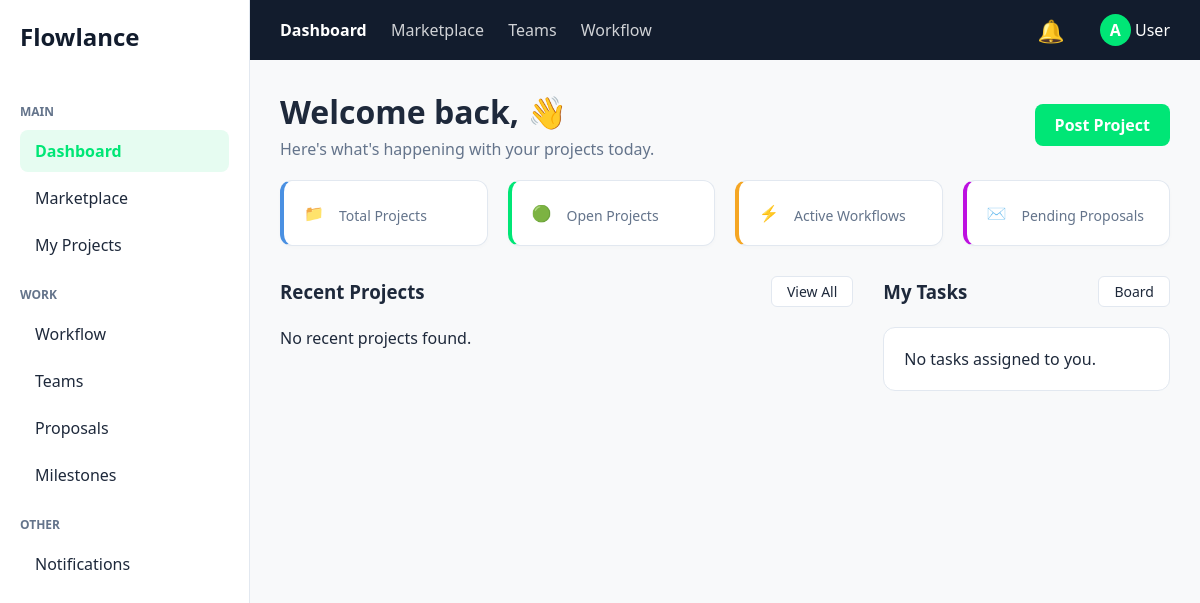
/, run on an earlier commit of the app's database.
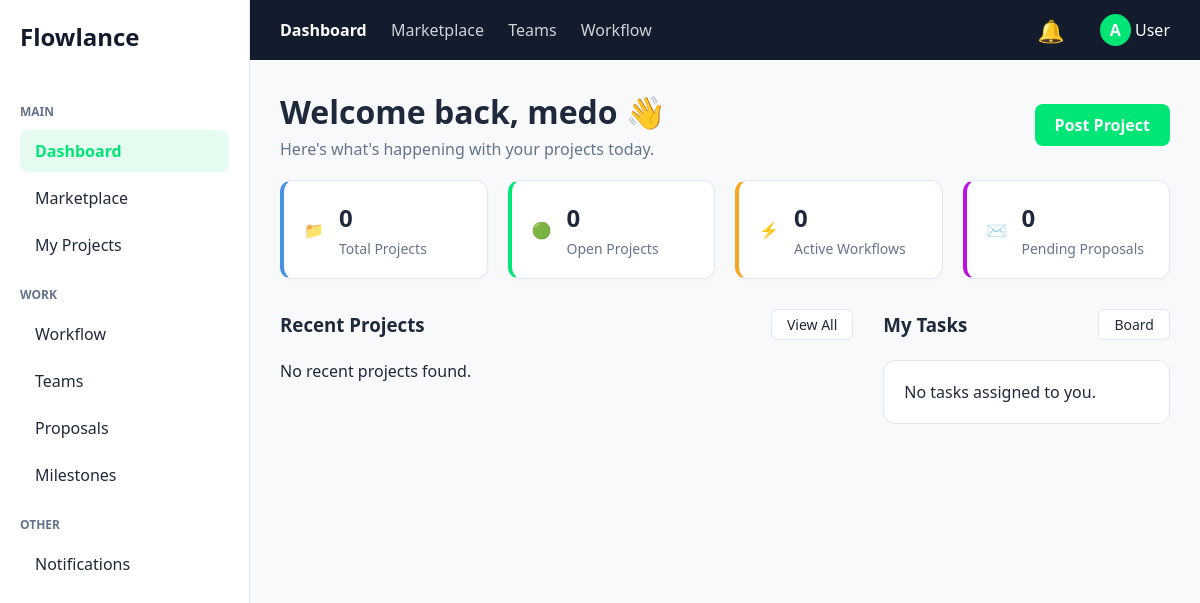
And on a later commit of the database.
### apps/users/models.py (models this page shows, shortened)
class User(AbstractUser):
    ROLE_CHOICES = (
        ('CLIENT', 'Client'),
        ('FREELANCER', 'Freelancer'),
        ('TEAM_LEADER', 'Team Leader'),
        ('TEAM_MEMBER', 'Team Member'),
    )
    role = models.CharField(max_length=20, choices=ROLE_CHOICES, default='CLIENT')
    profile_picture = models.ImageField(upload_to='profiles/', null=True, blank=True)

### apps/projects/views.py (the view)
# urls.py: path('', views.dashboard_view, name='dashboard'),
def dashboard_view(request):
    user = request.user if request.user.is_authenticated else User.objects.first()
    if not user:
        return render(request, 'projects/dashboard.html', {})
    stats = get_dashboard_stats(user)
    recent_projects = get_recent_projects(user)
    user_tasks = get_user_tasks(user)
    context = {
        'username': user.username,
        'total_projects': stats['total_projects'],
        'open_projects': stats['open_projects'],
        'active_workflows': stats['active_workflows'],
        'pending_proposals': stats['pending_proposals'],
        'recent_projects': recent_projects,
        'user_tasks': user_tasks,
    }
    return render(request, 'projects/dashboard.html', context)

### apps/projects/context_processors.py (called while the page is built)
def notifications_processor(request):
    user = request.user if request.user.is_authenticated else User.objects.first()
    if user:
        unread_count = Notification.objects.filter(user=user, is_read=False).count()
        return {'unread_notifications_count': unread_count}
    return {'unread_notifications_count': 0}

### apps/projects/services.py (called while the page is built, shortened)
def get_dashboard_stats(user):
    total_projects = Project.objects.filter(client=user).count()
    open_projects = Project.objects.filter(client=user, status='OPEN').count()
    active_workflows = Project.objects.filter(client=user, status='IN_PROGRESS').count()
    pending_proposals = Proposal.objects.filter(project__client=user, status='PENDING').count()
    return {
        'total_projects': total_projects,
        'open_projects': open_projects,
        'active_workflows': active_workflows,
        'pending_proposals': pending_proposals,
    }

def get_recent_projects(user):
    projects = Project.objects.filter(client=user).order_by('-created_at')[:2]
    return projects

def get_user_tasks(user):
    return Task.objects.filter(assignee=user)[:5]

### templates/projects/dashboard.html (shortened to what the changed rows need)
{% extends 'base.html' %}
{% block content %}
<div class="dashboard-header" style="display: flex; justify-content: space-between; align-items: center;">
    <div>
        <h1>Welcome back, {{ username }} 👋</h1>
        <p style="color: var(--text-muted); margin-top: 5px;">Here's what's happening with your projects today.</p>
    </div>
</div>
<div class="stats-grid">
    <div class="stat-card" style="border-left: 4px solid #4a90e2;">
        <div>
            <h3>{{ total_projects }}</h3>
            <p>Total Projects</p>
        </div>
    </div>
    <div class="stat-card" style="border-left: 4px solid var(--primary-green);">
        <div>
            <h3>{{ open_projects }}</h3>
            <p>Open Projects</p>
        </div>
    </div>
    <div class="stat-card" style="border-left: 4px solid #f5a623;">
        <div>
            <h3>{{ active_workflows }}</h3>
            <p>Active Workflows</p>
        </div>
    </div>
    <div class="stat-card" style="border-left: 4px solid #bd10e0;">
        <div>
            <h3>{{ pending_proposals }}</h3>
            <p>Pending Proposals</p>
        </div>
    </div>
</div>
{% endblock %}

What changed in the data, as far as the page shows it:
added User: username "medo"
Also different on the page:
{{ total_projects }}: (not shown) → "0"
{{ open_projects }}: (not shown) → "0"
{{ active_workflows }}: (not shown) → "0"
{{ pending_proposals }}: (not shown) → "0"
